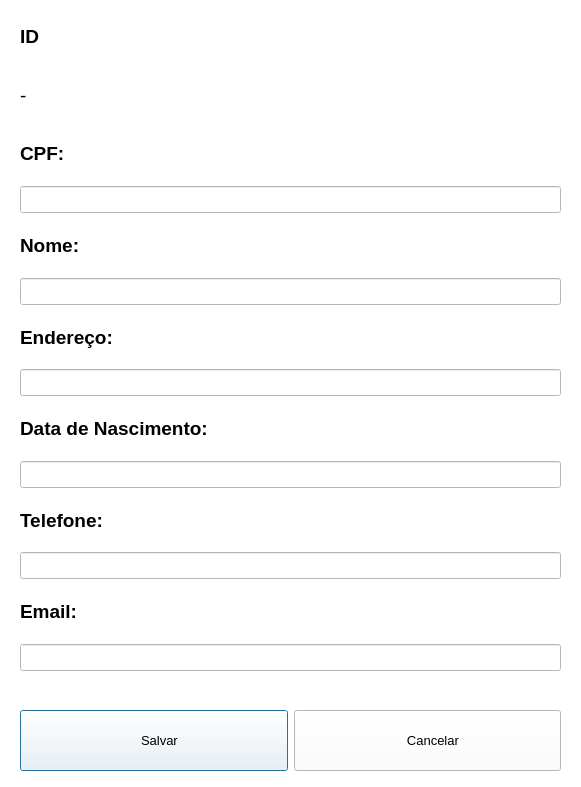
<?xml version="1.0" encoding="UTF-8"?>
<ui version="4.0">
 <class>EditarCliente</class>
 <widget class="QDialog" name="EditarCliente">
  <property name="geometry">
   <rect>
    <x>0</x>
    <y>0</y>
    <width>581</width>
    <height>787</height>
   </rect>
  </property>
  <property name="windowTitle">
   <string>Editar Cliente</string>
  </property>
  <property name="styleSheet">
   <string notr="true">background-color:rgb(255,255,255);</string>
  </property>
  <widget class="QWidget" name="layoutWidget">
   <property name="geometry">
    <rect>
     <x>20</x>
     <y>710</y>
     <width>541</width>
     <height>61</height>
    </rect>
   </property>
   <layout class="QHBoxLayout" name="horizontalLayout_2">
    <item>
     <widget class="QPushButton" name="btnSalvarEdicaoCliente">
      <property name="sizePolicy">
       <sizepolicy hsizetype="Expanding" vsizetype="Expanding">
        <horstretch>0</horstretch>
        <verstretch>0</verstretch>
       </sizepolicy>
      </property>
      <property name="font">
       <font>
        <pointsize>10</pointsize>
       </font>
      </property>
      <property name="text">
       <string>   Salvar</string>
      </property>
      <property name="icon">
       <iconset resource="imagens.qrc">
        <normaloff>:/Imagens/Imagens/salvar.png</normaloff>:/Imagens/Imagens/salvar.png</iconset>
      </property>
     </widget>
    </item>
    <item>
     <widget class="QPushButton" name="btnCancelarEdicaoCliente">
      <property name="sizePolicy">
       <sizepolicy hsizetype="Expanding" vsizetype="Expanding">
        <horstretch>0</horstretch>
        <verstretch>0</verstretch>
       </sizepolicy>
      </property>
      <property name="font">
       <font>
        <pointsize>10</pointsize>
       </font>
      </property>
      <property name="text">
       <string>   Cancelar</string>
      </property>
      <property name="icon">
       <iconset resource="imagens.qrc">
        <normaloff>:/Imagens/Imagens/cancelar.png</normaloff>:/Imagens/Imagens/cancelar.png</iconset>
      </property>
     </widget>
    </item>
   </layout>
  </widget>
  <widget class="QWidget" name="layoutWidget_2">
   <property name="geometry">
    <rect>
     <x>20</x>
     <y>10</y>
     <width>541</width>
     <height>661</height>
    </rect>
   </property>
   <layout class="QVBoxLayout" name="verticalLayout_2">
    <item>
     <widget class="QLabel" name="label_9">
      <property name="font">
       <font>
        <pointsize>14</pointsize>
        <weight>75</weight>
        <bold>true</bold>
       </font>
      </property>
      <property name="text">
       <string>ID</string>
      </property>
     </widget>
    </item>
    <item>
     <widget class="QLabel" name="lblEditarCliente_ID">
      <property name="font">
       <font>
        <pointsize>14</pointsize>
       </font>
      </property>
      <property name="text">
       <string>-</string>
      </property>
     </widget>
    </item>
    <item>
     <widget class="QLabel" name="label_10">
      <property name="font">
       <font>
        <pointsize>14</pointsize>
        <weight>75</weight>
        <bold>true</bold>
       </font>
      </property>
      <property name="text">
       <string>CPF:</string>
      </property>
     </widget>
    </item>
    <item>
     <widget class="QLineEdit" name="txtEditarCliente_CPF">
      <property name="font">
       <font>
        <pointsize>12</pointsize>
       </font>
      </property>
     </widget>
    </item>
    <item>
     <widget class="QLabel" name="label_11">
      <property name="font">
       <font>
        <pointsize>14</pointsize>
        <weight>75</weight>
        <bold>true</bold>
       </font>
      </property>
      <property name="text">
       <string>Nome:</string>
      </property>
     </widget>
    </item>
    <item>
     <widget class="QLineEdit" name="txtEditarCliente_Nome">
      <property name="font">
       <font>
        <pointsize>12</pointsize>
       </font>
      </property>
     </widget>
    </item>
    <item>
     <widget class="QLabel" name="label_12">
      <property name="font">
       <font>
        <pointsize>14</pointsize>
        <weight>75</weight>
        <bold>true</bold>
       </font>
      </property>
      <property name="text">
       <string>Endereço:</string>
      </property>
     </widget>
    </item>
    <item>
     <widget class="QLineEdit" name="txtEditarCliente_Endereco">
      <property name="font">
       <font>
        <pointsize>12</pointsize>
       </font>
      </property>
     </widget>
    </item>
    <item>
     <widget class="QLabel" name="label_14">
      <property name="font">
       <font>
        <pointsize>14</pointsize>
        <weight>75</weight>
        <bold>true</bold>
       </font>
      </property>
      <property name="text">
       <string>Data de Nascimento:</string>
      </property>
     </widget>
    </item>
    <item>
     <widget class="QLineEdit" name="txtEditarCliente_DataNascimento">
      <property name="font">
       <font>
        <pointsize>12</pointsize>
       </font>
      </property>
     </widget>
    </item>
    <item>
     <widget class="QLabel" name="label_15">
      <property name="font">
       <font>
        <pointsize>14</pointsize>
        <weight>75</weight>
        <bold>true</bold>
       </font>
      </property>
      <property name="text">
       <string>Telefone:</string>
      </property>
     </widget>
    </item>
    <item>
     <widget class="QLineEdit" name="txtEditarCliente_Telefone">
      <property name="font">
       <font>
        <pointsize>12</pointsize>
       </font>
      </property>
     </widget>
    </item>
    <item>
     <widget class="QLabel" name="label_16">
      <property name="font">
       <font>
        <pointsize>14</pointsize>
        <weight>75</weight>
        <bold>true</bold>
       </font>
      </property>
      <property name="text">
       <string>Email:</string>
      </property>
     </widget>
    </item>
    <item>
     <widget class="QLineEdit" name="txtEditarCliente_Email">
      <property name="font">
       <font>
        <pointsize>12</pointsize>
       </font>
      </property>
     </widget>
    </item>
   </layout>
  </widget>
 </widget>
 <resources>
  <include location="imagens.qrc"/>
 </resources>
 <connections/>
</ui>
